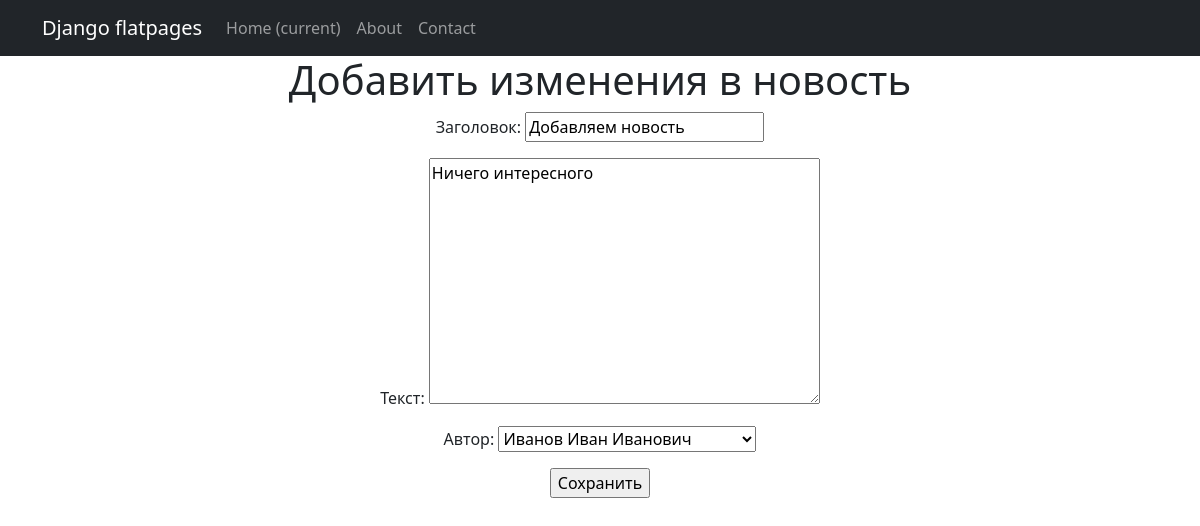
Before: /news/news/9/edit/ (signed in) with the older database file.
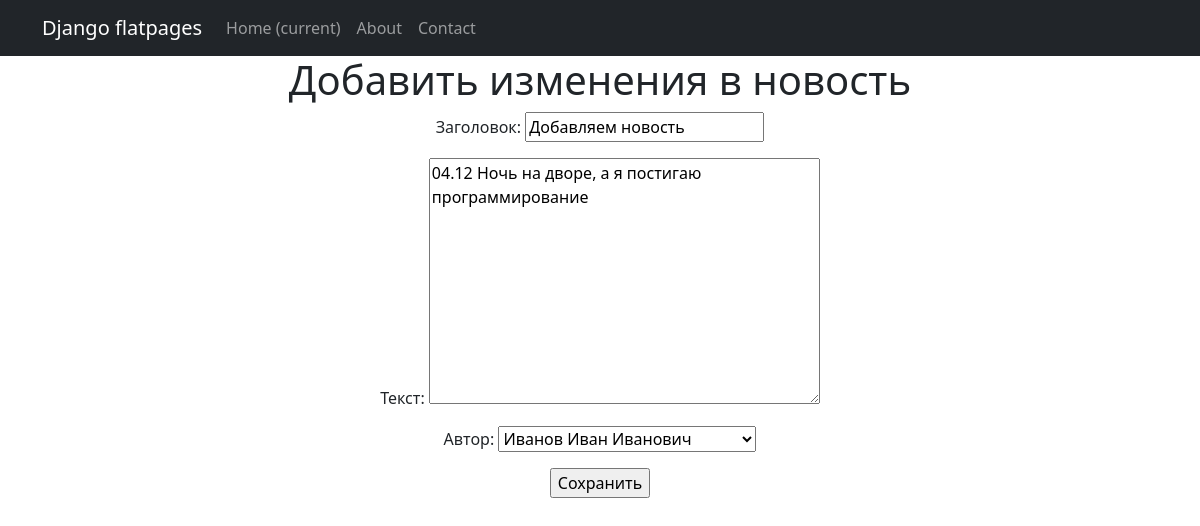
After: the same page with the newer database file.
### NewsPortal/models.py (models this page shows, shortened)
class Post(models.Model):
    NEWS = 'NW'
    ARTICLE = 'AR'
    CATEGORY = [(NEWS, 'Новость'),
                (ARTICLE, 'Статья')
                ]
    category_post = models.CharField(max_length=2, choices=CATEGORY, default=ARTICLE)
    date_time = models.DateTimeField(auto_now_add=True)
    title = models.CharField(max_length=255)
    text = models.TextField()
    rating = models.SmallIntegerField(default=0)
    added_at = models.DateTimeField(auto_now=True)
    author = models.ForeignKey(Author, on_delete=models.CASCADE)
    category = models.ManyToManyField(Category, through='PostCategory', related_name='article')

### NewsPortal/views.py (the view, shortened to what this page needs)
# urls.py: path('news/<int:pk>/edit/', NewsUpdate.as_view(), name='news_edit'),
class NewsUpdate(PermissionRequiredMixin, UpdateView):
    permission_required = ('NewsPortal.change_post')
    form_class = PostCreate
    model = Post
    template_name = 'news_edit.html'

### NewsPortal/forms.py
class PostCreate(forms.ModelForm):
    title = forms.CharField(label='Заголовок', max_length=20)
    class Meta:
        model = Post
        fields = [
            'title',
            'text',
            'author',
        ]
        labels = {'text': 'Текст', 'author': 'Автор'}

### NewsPortal/models.py (called while the page is built)
    def __str__(self):
        return self.name.username

### templates/news_edit.html (shortened to what this page needs)
{% extends 'flatpages/default.html' %}
{% block content %}
    <h1>Добавить изменения в новость</h1>
    <form action="" method="post"/>
        {{ form.as_p }}
        <input type="submit" value="Сохранить"/>
{% endblock content %}

Changed rows visible on the page:
changed Post "Добавляем новость": text "Ничего интересного" → "04.12 Ночь на дворе, а я постигаю программирование"
